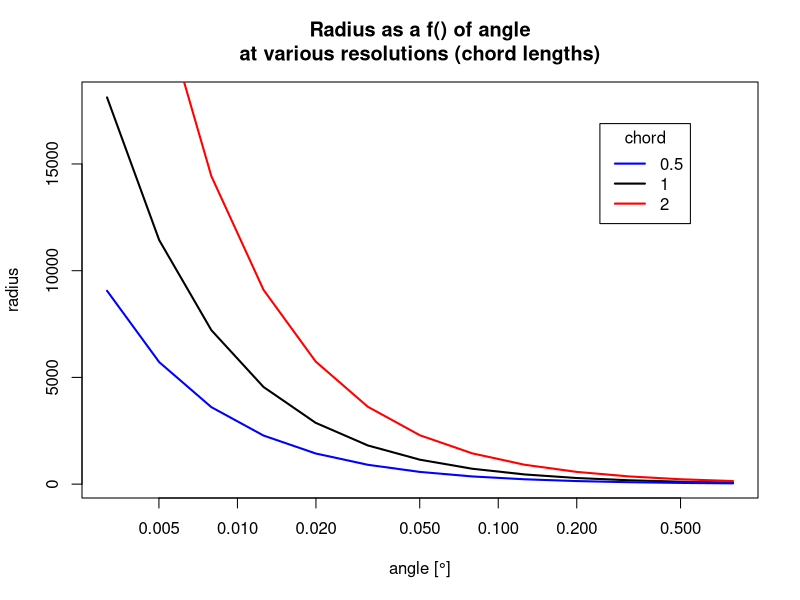

Write R code to recreate this figure.
# I want to determine the number of decimal points I should reasonably use for
# angles (in degrees). This is because using "%g" gives me a slightly different
# result (3rd decimal place off by 1) on Ubuntu and Fedora, and this causes the
# tests to fail. If I can round to 2 decimal places without loss of resolution,
# I'm out of trouble. For this I need to know the effects of rounding. 

# The question I ask is therefore, for a given angle theta, how long can the
# radius r be before the chord reaches 1 pixel? (see
# http://en.wikipedia.org/wiki/Chord_%28geometry%29). If r is acceptably long,
# I can round off angles up to theta.

# Therefore, I will look at various values of theta and look at the chord
# function assuming 1 pixel. The length c of the chord is given by:
#
# c = r crd(theta)
#
# where crd(theta) = 2 sin(theta/2)
#
# so, for a given resolution c, we have
#
# r = c / crd(theta) = c / 2 sin(theta/2)

radius <- function(theta, c)	# assuming chord length is 1 px
{
	return(c/(2*sin(theta/2)))
}

# try some small angles (SVG works in degrees, so I'll use degrees). Each angle
# is 10 times wider than the previous one.

angles_deg <- 10 ** seq(-2.5,0,0.2)
angles_rad <- angles_deg / 360 * 2*pi
rad_2 <- radius(angles_rad, 2)
rad_1 <- radius(angles_rad, 1)
rad_0.5 <- radius(angles_rad, 0.5)

line.width <- 2
plot(angles_deg, rad_1, type='l', lwd=line.width, log='x',
	main='Radius as a f() of angle\nat various resolutions (chord lengths)',
	xlab='angle [°]', ylab='radius')
lines(angles_deg, rad_0.5, lwd=line.width, col='blue')
lines(angles_deg, rad_2, lwd=line.width, col='red')

legend("topright", legend=c(0.5, 1, 2), col=c('blue', 'black', 'red'),
	title='chord', lwd=line.width, inset=c(0.1,0.1))

